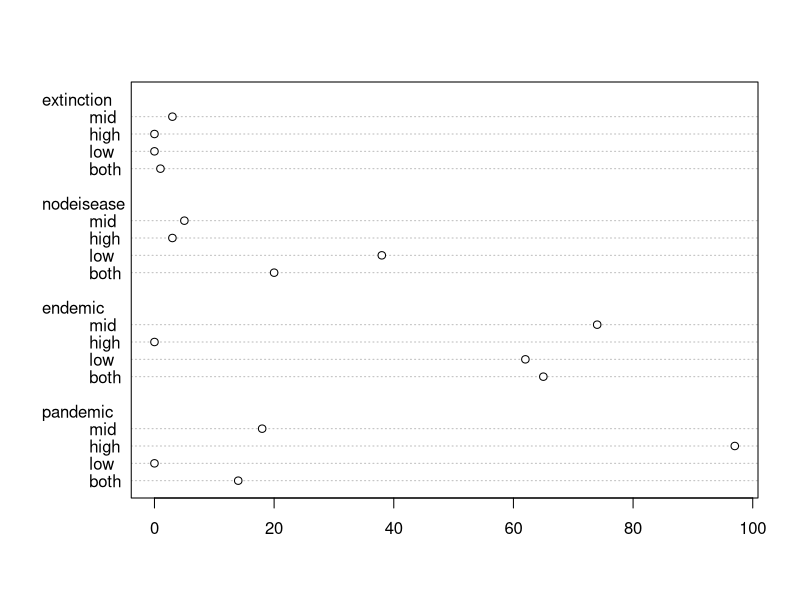
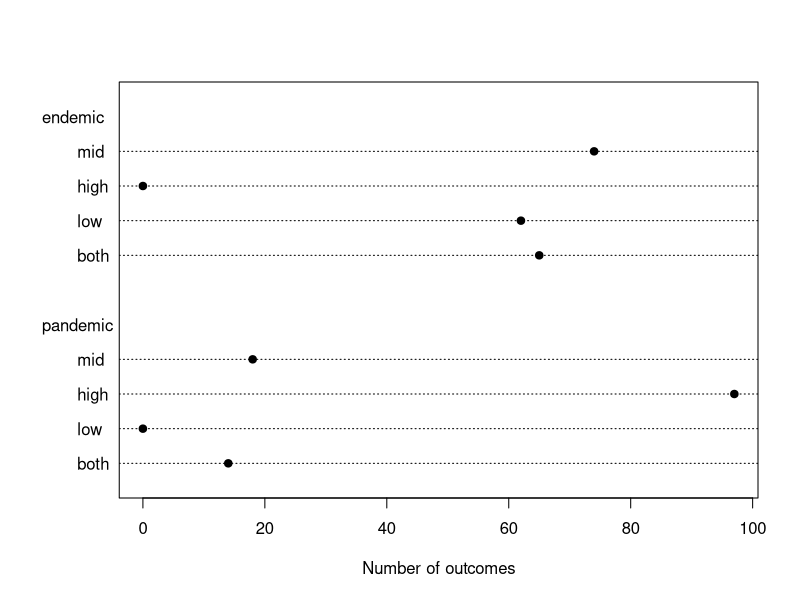
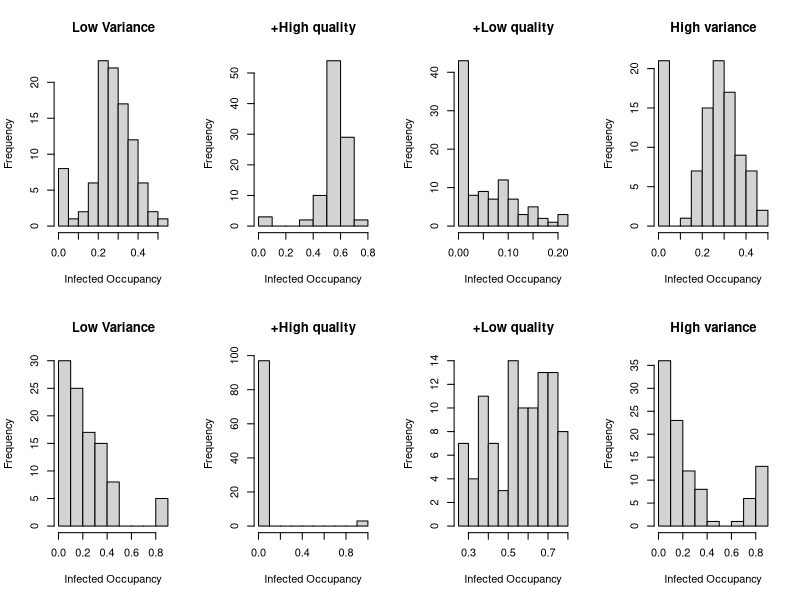

The R source for these figures, in order: (Note: this script raises an error after producing the figures.)
#=================================================================================
#
#Code to analyze results from highlow scripts -- sensitivity analyses the remove
#high or low quality patches.  The treatment names are as follows:
#  low.var = missing highest and lowest 10 patches (replaced with 1)
#   low = low quality patches added to mid 
#   high = high quality patches added to mid 
#   both = high quality variance (low.var+low+high)
#=================================================================================

highlow<-read.csv("highlow(lattice).csv",header=TRUE)

highlow<-highlow[,-1]

#Outcome analysis

low<-highlow[which(highlow$treatment=="+low"),]
high<-highlow[which(highlow$treatment=="+high"),]
both<-highlow[which(highlow$treatment=="full"),]
mid<-highlow[which(highlow$treatment=="low.var"),]


outcome<-function(data){
  extinction<-length(which(data$S==0 & data$I==0))
  nodisease<-length(which(data$S>0 & data$I==0))
  endemic<-length(which(data$S>0 & data$I>0))
  pandemic<-length(which(data$S==0 & data$I>0))
  return(c(extinction,nodisease,endemic,pandemic))
}

outcomes<-rbind(
  both.outcome<-outcome(both),
  low.outcome<-outcome(low),
  high.outcome<-outcome(high),
  mid.outcome<-outcome(mid)
  )

outcomes<-as.data.frame(outcomes,row.names=c("both","low","high","mid"))
names(outcomes)<-c("extinction","nodeisease","endemic","pandemic")

outcomes<-as.matrix(outcomes)
dotchart(outcomes)

dotchart(outcomes[,3:4], pch=19,lcolor="black",xlab="Number of outcomes")


par(mfrow=c(2,4))
hist(mid$I,xlab="Infected Occupancy",main=("Low Variance"))
hist(high$I,xlab="Infected Occupancy",main=("+High quality"))
hist(low$I,xlab="Infected Occupancy",main=("+Low quality"))
hist(both$I,xlab="Infected Occupancy",main=("High variance"))

hist(mid$S,xlab="Infected Occupancy",main=("Low Variance"))
hist(high$S,xlab="Infected Occupancy",main=("+High quality"))
hist(low$S,xlab="Infected Occupancy",main=("+Low quality"))
hist(both$S,xlab="Infected Occupancy",main=("High variance"))

#===============================================================================
#Quantitative analysis

mean.S<-tapply(highlow$S,highlow$treatment,mean)
sd.S<-tapply(highlow$S,highlow$treatment,sd)

mean.I<-tapply(highlow$I,highlow$treatment,mean)
sd.I<-tapply(highlow$I,highlow$treatment,sd)

mean.R<-tapply(highlow$R,highlow$treatment,mean)
sd.R<-tapply(highlow$R,highlow$treatment,sd)

mean.PO<-tapply(highlow$S+highlow$I,highlow$treatment,mean)
sd.PO<-tapply(highlow$S+highlow$I,highlow$treatment,sd)

mean.maxI<-tapply(highlow$maxI,highlow$treatment,mean)
sd.maxI<-tapply(highlow$maxI,highlow$treatment,sd)

mean.tmaxI<-tapply(highlow$tmaxI,highlow$treatment,mean)
sd.tmaxI<-tapply(highlow$tmaxI,highlow$treatment,sd)


#Calculating Scheffe simultaneous CI

lm.S<-lm(S~as.factor(treatment),data=highlow)
MSE.S<-sum(lm.S$residuals^2)/396
spread.S<-sqrt(MSE.S*0.02*3*qf(0.95,3,396))

lm.I<-lm(I~as.factor(treatment),data=highlow)
MSE.I<-sum(lm.I$residuals^2)/396
spread.I<-sqrt(MSE.I*0.02*3*qf(0.95,3,396))


#================================================================================
#ggplot2 figures

library(ggplot2)

#Plotting susceptible occupancy

df.S<-data.frame(
  trt<-factor(c("low var","+ high/low","+ high/low","+ both")),
  S<-c(mean.S["low.var"],mean.S["+high"],mean.S["+low"],mean.S["full"]),
  group<-factor(c("control","+high","+low","control")),
  se<-rep(spread.S,4)
)

names(df.S)<-c("treatment","S","group","se")

limits<-aes(ymax=S+se,ymin=S-se)

p<-ggplot(df.S,aes(colour=group,y=S,x=trt))
p<-p+geom_point(size=5)
p<-p+geom_errorbar(limits,width=0.2,size=1)
p<-p+opts(axis.title.x=theme_text(colour="black",size=20),
       axis.text.x=theme_text(colour="black",size=20),
       axis.text.y=theme_text(colour="black",size=20),
       axis.title.y=theme_text(size=20,angle=90,vjust=0.25),
       panel.grid.minor=theme_blank(),
       panel.grid.major=theme_blank(),
       panel.background=theme_rect(fill="white"),
       legend.text=theme_text(size=20))
p<-p+xlim(c("low var","+ high/low","+ both"))+xlab("")+ylab("Susceptible Occupancy") 
p+scale_colour_manual(values=c("control"="black","+high"="blue","+low"="red"),name="",breaks=c("+high","+low"))


#Plotting infected occupancy

df.I<-data.frame(
  trt<-factor(c("low var","+ high/low","+ high/low","+ both")),
  S<-c(mean.I["low.var"],mean.I["+high"],mean.I["+low"],mean.I["full"]),
  group<-factor(c("control","+high","+low","control")),
  se<-rep(spread.I,4)
  )

names(df.I)<-c("treatment","I","group","se")

limits<-aes(ymax=I+se,ymin=I-se)

p<-ggplot(df.I,aes(colour=group,y=I,x=trt))
p<-p+geom_point(size=5)
p<-p+geom_errorbar(limits,width=0.2,size=1)
p<-p+opts(axis.title.x=theme_text(colour="black",size=20),
          axis.text.x=theme_text(colour="black",size=20),
          axis.text.y=theme_text(colour="black",size=20),
          axis.title.y=theme_text(size=20,angle=90,vjust=0.25),
          panel.grid.minor=theme_blank(),
          panel.grid.major=theme_blank(),
          panel.background=theme_rect(fill="white"),
          legend.text=theme_text(size=20))
p<-p+xlim(c("low var","+ high/low","+ both"))+xlab("") +ylab("Infected Occupancy")
p+scale_colour_manual(values=c("control"="black","+high"="blue","+low"="red"),name="",breaks=c("+high","+low"))


#Plotting total occupancy

df.PO<-data.frame(
  trt<-factor(c("low var","+ high/low","+ high/low","+ both")),
  PO<-c(mean.PO["mid"],mean.PO["high"],mean.PO["low"],mean.PO["both"]),
  group<-factor(c("control","+high","+low","control")),
  se<-c(sd.PO["mid"]/10,sd.PO["high"]/10,sd.PO["low"]/10,sd.PO["both"]/10)
)

names(df.PO)<-c("treatment","PO","group","se")

limits<-aes(ymax=PO+se,ymin=PO-se)

p<-ggplot(df.PO,aes(colour=group,y=PO,x=trt))
p<-p+geom_point(size=5)
p<-p+geom_errorbar(limits,width=0.2,size=1)
p<-p+opts(axis.title.x=theme_text(colour="black",size=20),
          axis.text.x=theme_text(colour="black",size=20),
          axis.text.y=theme_text(colour="black",size=20),
          axis.title.y=theme_text(size=20,angle=90,vjust=0.25),
          panel.grid.minor=theme_blank(),
          panel.grid.major=theme_blank(),
          panel.background=theme_rect(fill="white"),
          legend.text=theme_text(size=20))
p<-p+xlim(c("low var","+ high/low","+ both"))+xlab("") +ylab("Total Occupancy")
p+scale_colour_manual(values=c("control"="black","+high"="blue","+low"="red"),name="",breaks=c("+high","+low"))



#Plotting susceptible and infected occupancy side-by-side

df<-data.frame(
  trt<-factor(c("low var","+ high/low","+ high/low","+ both")),
  y<-c(mean.S["low.var"],mean.S["+high"],mean.S["+low"],mean.S["full"],
       mean.I["low.var"],mean.I["+high"],mean.I["+low"],mean.I["full"]),
  group<-factor(rep(c("control","+high","+low","control"),2)),
  se<-c(rep(spread.S,4),rep(spread.I,4)),
  case<-rep(c("Susceptible","Infected"),each=4)
)

names(df)<-c("treatment","S","group","se","case")

limits<-aes(ymax=S+se,ymin=S-se)

p<-ggplot(df,aes(colour=group,y=S,x=treatment))
p<-p+geom_point(size=5)
p<-p+geom_errorbar(limits,width=0.2,size=1)
p<-p+opts(axis.title.x=theme_text(colour="black",size=20),
          axis.text.x=theme_text(colour="black",size=20),
          axis.text.y=theme_text(colour="black",size=20),
          axis.title.y=theme_text(size=20,angle=90,vjust=0.25),
          panel.grid.minor=theme_blank(),
          panel.grid.major=theme_blank(),
          panel.background=theme_rect(fill="white"),
          legend.text=theme_text(size=20),
          strip.text.x=theme_text(colour="black",size=20),
          strip.background=theme_rect(fill="white",colour="white"))
p<-p+xlim(c("low var","+ high/low","+ both"))+xlab("")+ylab("Occupancy") 
p<-p+facet_grid(.~case)
p+scale_colour_manual(values=c("control"="black","+high"="blue","+low"="red"),name="",breaks=c("+high","+low"))


#==================================================================================================

#Digging into the role of initial quality

plot(both$quality0,both$S)
lines(loess.smooth(both$quality0,both$S))

plot(both$quality0,both$I)
lines(loess.smooth(both$quality0,both$I))
